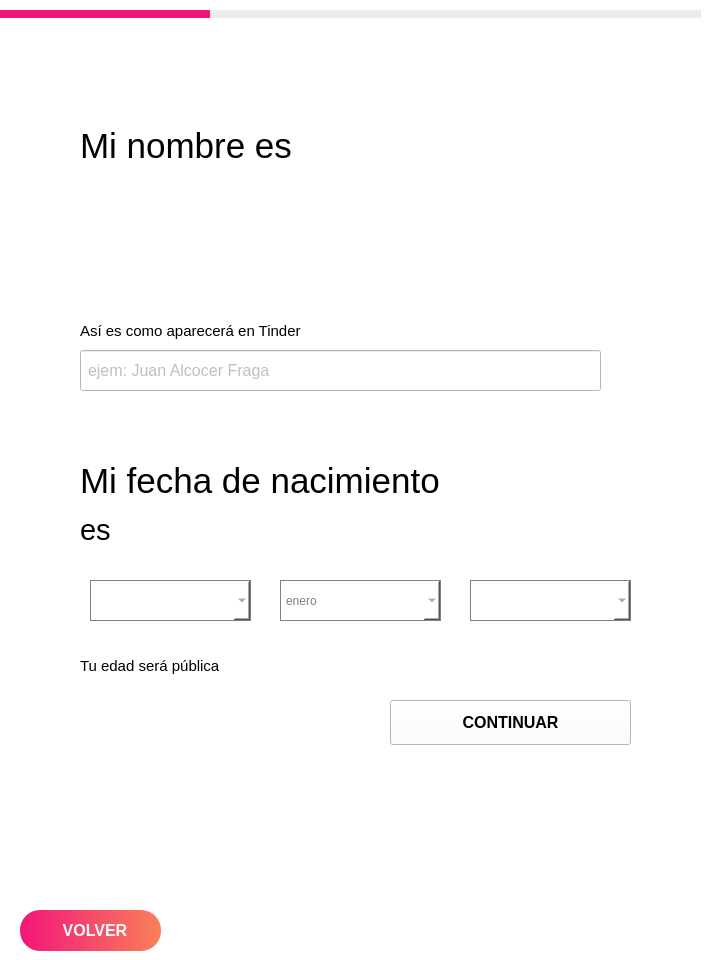
      <widget class="QWidget" name="page_3">
       <property name="styleSheet">
        <string notr="true">background-color: #ffffff;</string>
       </property>
       <widget class="QPushButton" name="pushButton_36">
        <property name="geometry">
         <rect>
          <x>70</x>
          <y>10</y>
          <width>631</width>
          <height>8</height>
         </rect>
        </property>
        <property name="styleSheet">
         <string notr="true">background-color: qlineargradient(spread:pad, x1:0, y1:0, x2:1, y2:0, stop:0 rgb(235, 235, 235), stop:1 rgb(235, 235, 235));
border-radius: 0px;
</string>
        </property>
        <property name="text">
         <string/>
        </property>
       </widget>
       <widget class="QPushButton" name="btnContinuar02">
        <property name="geometry">
         <rect>
          <x>390</x>
          <y>700</y>
          <width>241</width>
          <height>45</height>
         </rect>
        </property>
        <property name="font">
         <font>
          <pointsize>12</pointsize>
          <weight>75</weight>
          <bold>true</bold>
         </font>
        </property>
        <property name="styleSheet">
         <string notr="true">background-color: qlineargradient(spread:pad, x1:0, y1:0, x2:1, y2:0, stop:0 rgba(243, 21, 122, 1), stop:1 rgba(248, 128, 89, 1));

color: White;
border-radius: 20px;

QPushButtom::pressed{

background-color: qlineargradient(spread:pad, x1:0, y1:0, x2:1, y2:0, stop:0 rgb(244, 244, 244), stop:1 rgb(194, 194, 194));
color: Black;
border-radius: 20px;

}</string>
        </property>
        <property name="text">
         <string>CONTINUAR</string>
        </property>
       </widget>
       <widget class="QLabel" name="label_62">
        <property name="geometry">
         <rect>
          <x>80</x>
          <y>320</y>
          <width>361</width>
          <height>21</height>
         </rect>
        </property>
        <property name="font">
         <font>
          <pointsize>11</pointsize>
         </font>
        </property>
        <property name="styleSheet">
         <string notr="true">background-color: none;</string>
        </property>
        <property name="text">
         <string>Así es como aparecerá en Tinder</string>
        </property>
       </widget>
       <widget class="QLabel" name="label_58">
        <property name="geometry">
         <rect>
          <x>80</x>
          <y>100</y>
          <width>231</width>
          <height>91</height>
         </rect>
        </property>
        <property name="font">
         <font>
          <pointsize>26</pointsize>
         </font>
        </property>
        <property name="styleSheet">
         <string notr="true">background-color:none;</string>
        </property>
        <property name="text">
         <string>Mi nombre es</string>
        </property>
        <property name="wordWrap">
         <bool>true</bool>
        </property>
       </widget>
       <widget class="QLabel" name="label_63">
        <property name="geometry">
         <rect>
          <x>80</x>
          <y>450</y>
          <width>451</width>
          <height>61</height>
         </rect>
        </property>
        <property name="font">
         <font>
          <pointsize>26</pointsize>
         </font>
        </property>
        <property name="styleSheet">
         <string notr="true">background-color: none;</string>
        </property>
        <property name="text">
         <string>Mi fecha de nacimiento</string>
        </property>
       </widget>
       <widget class="QLabel" name="label_57">
        <property name="geometry">
         <rect>
          <x>80</x>
          <y>650</y>
          <width>191</width>
          <height>31</height>
         </rect>
        </property>
        <property name="font">
         <font>
          <pointsize>11</pointsize>
         </font>
        </property>
        <property name="styleSheet">
         <string notr="true">background-color: none;</string>
        </property>
        <property name="text">
         <string>Tu edad será pública</string>
        </property>
       </widget>
       <widget class="QLineEdit" name="txtUserName">
        <property name="geometry">
         <rect>
          <x>80</x>
          <y>350</y>
          <width>521</width>
          <height>41</height>
         </rect>
        </property>
        <property name="font">
         <font>
          <family>MS Shell Dlg 2</family>
          <pointsize>12</pointsize>
          <weight>50</weight>
          <italic>false</italic>
          <bold>false</bold>
         </font>
        </property>
        <property name="styleSheet">
         <string notr="true">font: 12pt &quot;MS Shell Dlg 2&quot;;
padding: 5px;
color: gray;</string>
        </property>
        <property name="placeholderText">
         <string>ejem: Juan Alcocer Fraga</string>
        </property>
       </widget>
       <widget class="QPushButton" name="btnVolverAtras_5">
        <property name="geometry">
         <rect>
          <x>20</x>
          <y>910</y>
          <width>141</width>
          <height>41</height>
         </rect>
        </property>
        <property name="font">
         <font>
          <pointsize>12</pointsize>
          <weight>75</weight>
          <bold>true</bold>
         </font>
        </property>
        <property name="styleSheet">
         <string notr="true">background-color: qlineargradient(spread:pad, x1:0, y1:0, x2:1, y2:0, stop:0 rgba(243, 21, 122, 1), stop:1 rgba(248, 128, 89, 1));

color: White;
border-radius: 20px;</string>
        </property>
        <property name="text">
         <string>  VOLVER</string>
        </property>
        <property name="icon">
         <iconset>
          <normaloff>:/img/volver_blanco.png</normaloff>:/img/volver_blanco.png</iconset>
        </property>
        <property name="iconSize">
         <size>
          <width>30</width>
          <height>30</height>
         </size>
        </property>
       </widget>
       <widget class="QLabel" name="label_64">
        <property name="geometry">
         <rect>
          <x>80</x>
          <y>500</y>
          <width>451</width>
          <height>61</height>
         </rect>
        </property>
        <property name="font">
         <font>
          <pointsize>26</pointsize>
         </font>
        </property>
        <property name="styleSheet">
         <string notr="true">background-color: none;</string>
        </property>
        <property name="text">
         <string>&lt;html&gt;&lt;head/&gt;&lt;body&gt;&lt;p&gt;&lt;span style=&quot; font-size:22pt;&quot;&gt;es&lt;/span&gt;&lt;/p&gt;&lt;/body&gt;&lt;/html&gt;</string>
        </property>
       </widget>
       <widget class="QComboBox" name="cbFDay">
        <property name="geometry">
         <rect>
          <x>90</x>
          <y>580</y>
          <width>161</width>
          <height>41</height>
         </rect>
        </property>
        <property name="styleSheet">
         <string notr="true">selection-color: rgb(170, 255, 0);
border-top: 1px solid gray;
border-bottom: 1px solid gray;
border-right: 1px solid gray;
border-left: 1px solid gray;
font: 12pt &quot;MS Shell Dlg 2&quot;;
padding: 5px;
color: gray;</string>
        </property>
       </widget>
       <widget class="QComboBox" name="cbFMonth">
        <property name="geometry">
         <rect>
          <x>280</x>
          <y>580</y>
          <width>161</width>
          <height>41</height>
         </rect>
        </property>
        <property name="styleSheet">
         <string notr="true">selection-color: rgb(170, 255, 0);
border-top: 1px solid gray;
border-bottom: 1px solid gray;
border-right: 1px solid gray;
border-left: 1px solid gray;
font: 12pt &quot;MS Shell Dlg 2&quot;;
padding: 5px;
color: gray;</string>
        </property>
        <item>
         <property name="text">
          <string>enero</string>
         </property>
        </item>
        <item>
         <property name="text">
          <string>febrero</string>
         </property>
        </item>
        <item>
         <property name="text">
          <string>marzo</string>
         </property>
        </item>
        <item>
         <property name="text">
          <string>abril</string>
         </property>
        </item>
        <item>
         <property name="text">
          <string>mayo</string>
         </property>
        </item>
        <item>
         <property name="text">
          <string>junio</string>
         </property>
        </item>
        <item>
         <property name="text">
          <string>julio</string>
         </property>
        </item>
        <item>
         <property name="text">
          <string>agosto</string>
         </property>
        </item>
        <item>
         <property name="text">
          <string>septiembre</string>
         </property>
        </item>
        <item>
         <property name="text">
          <string>octubre</string>
         </property>
        </item>
        <item>
         <property name="text">
          <string>noviembre</string>
         </property>
        </item>
        <item>
         <property name="text">
          <string>diciembre</string>
         </property>
        </item>
       </widget>
       <widget class="QComboBox" name="cbFYear">
        <property name="geometry">
         <rect>
          <x>470</x>
          <y>580</y>
          <width>161</width>
          <height>41</height>
         </rect>
        </property>
        <property name="styleSheet">
         <string notr="true">selection-color: rgb(170, 255, 0);
border-top: 1px solid gray;
border-bottom: 1px solid gray;
border-right: 1px solid gray;
border-left: 1px solid gray;
font: 12pt &quot;MS Shell Dlg 2&quot;;
padding: 5px;
color: gray;</string>
        </property>
       </widget>
       <widget class="QPushButton" name="pushButton_40">
        <property name="geometry">
         <rect>
          <x>0</x>
          <y>10</y>
          <width>210</width>
          <height>8</height>
         </rect>
        </property>
        <property name="styleSheet">
         <string notr="true">background-color: qlineargradient(spread:pad, x1:0, y1:0, x2:1, y2:0, stop:0 rgba(243, 21, 122, 1), stop:1 rgba(243, 21, 122, 1));
border-radius: 0px;</string>
        </property>
        <property name="text">
         <string/>
        </property>
       </widget>
      </widget>
